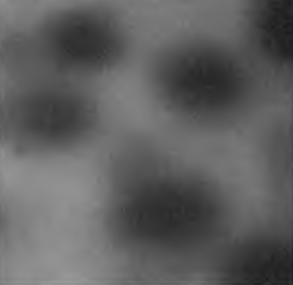
#> input picture lab07/WS.png, 293 x 285 px
$ jupyter execute --allow-errors lab07rough.ipynb
#> lines starting #> are read from the running program, lines starting #| are printed output that depends on the picture
[cell 1]
import cv2
import matplotlib.pyplot as plt
from scipy import ndimage as ndi
import numpy as np

from skimage.segmentation import watershed
from skimage.morphology import disk, square
from skimage.feature import peak_local_max

def pyplot_image_show(image,cmap = 'gray',alpha = 1):
    plt.figure()
    plt.imshow(image,cmap=cmap,alpha = alpha)
    plt.title(str((image.min(),image.max())))

def pyplot_comparative_show(image_1,image_2,cmap = 'gray',figsize = (18,9)):
    _,(ax1,ax2) = plt.subplots(1,2)
    ax1.imshow(image_1,cmap='gray')
    ax2.imshow(image_2,cmap='gray')
    ax1.set_title(str((image_1.min(),image_1.max())))
    ax2.set_title(str((image_2.min(),image_2.max())))


image_stock = cv2.imread("WS.png", cv2.IMREAD_GRAYSCALE)
#> image_stock is the input picture: shape (285, 293); min 27, max 152, mean 95.1
pyplot_image_show(image_stock)

[cell 2]
disk(2)

[cell 3]
square(3)

[cell 4]
def show(image):
    plt.imshow(image, cmap='gray')
    plt.title(f'min {image.min()}\nmax {image.max()}')
    plt.show()

#> (a cell that did not finish here is left out)

[cell 6]
kernel_size = 30
kernel = cv2.getStructuringElement(cv2.MORPH_ELLIPSE, (kernel_size, kernel_size))
#> (the rest of this cell did not finish here and is left out)

#> (a cell that did not finish here is left out)

#> (a cell that did not finish here is left out)

[cell 9]
counts = []
#> (the rest of this cell did not finish here and is left out)

#> (a cell that did not finish here is left out)

#> (a cell that did not finish here is left out)

#> (a cell that did not finish here is left out)

#> (a cell that did not finish here is left out)

[cell 14]
kernel_size = 20
threshold = 20

image = image_stock
kernel = cv2.getStructuringElement(cv2.MORPH_ELLIPSE,(kernel_size,kernel_size))
morph_gradient = cv2.morphologyEx(image,cv2.MORPH_GRADIENT,kernel)
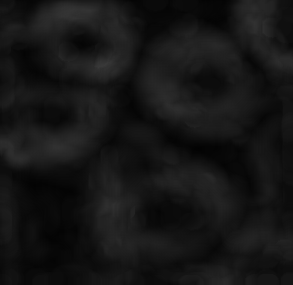
#> morph_gradient: shape (285, 293); min 2, max 57, mean 21.5
#> (the rest of this cell did not finish here and is left out)
